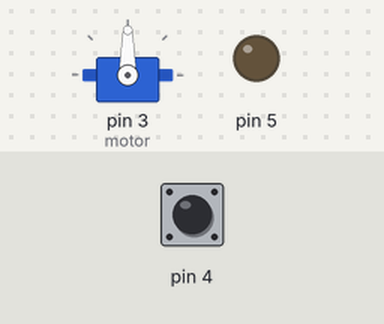
This sketch was run on a simulated Arduino Uno, built with avr-gcc and run on an emulated ATmega328P. On the bench: servo, output pins drawn as LEDs (lit = HIGH). The test bench sets the inputs (shaded band); at power-on: pin 4 LOW.

Above: at 1.2 s.
1.3 s: pin 4 pulsed HIGH 2 times (0.12 s each, 0.3 s apart)
At 1.87 s:
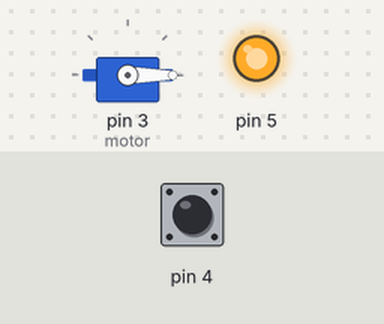
At 2.7 s:
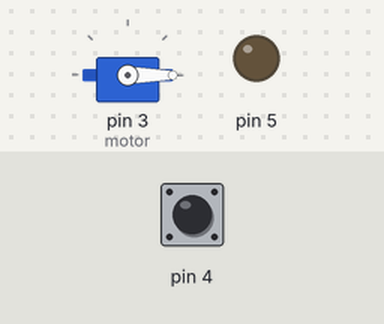
Timing chart, 0 to 10.3 s (numbered marks = the images above; inputs shaded):
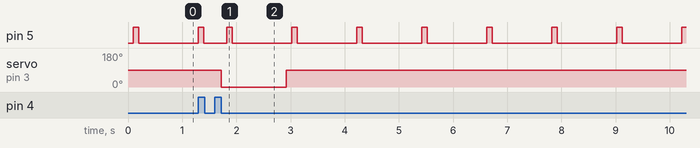

Measured:
- after the input at 1.3 s, servo on pin 3 (motor): 90° → 0° after 0.42 s, → 90° 1.2 s later

The sketch:

Servo_Motor_Control_with_Ultrasonic.ino
```cpp
#include <Servo.h>

Servo motor;

void setup()
{
  Serial.begin(9600);
  pinMode(4, INPUT);
  pinMode(5, OUTPUT);
  motor.attach(3);
}

void loop()
{
  digitalWrite(5, 0);
  delay(100);
  digitalWrite(5, 1);
  delay(100);
  digitalWrite(5, 0);

  int reading = pulseIn(4, 1)/29/5; //Centimeters

  if (reading < 20)
    motor.write(90);
  else motor.write(0);
}
```
